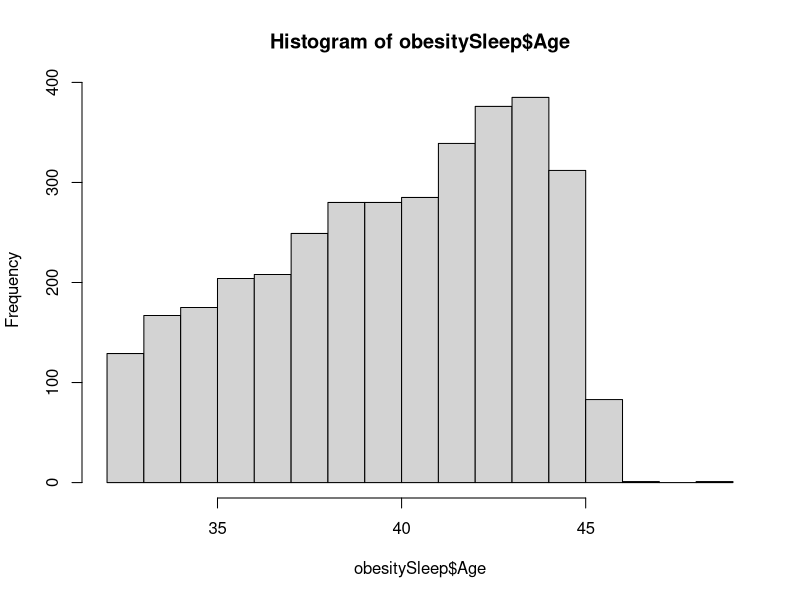
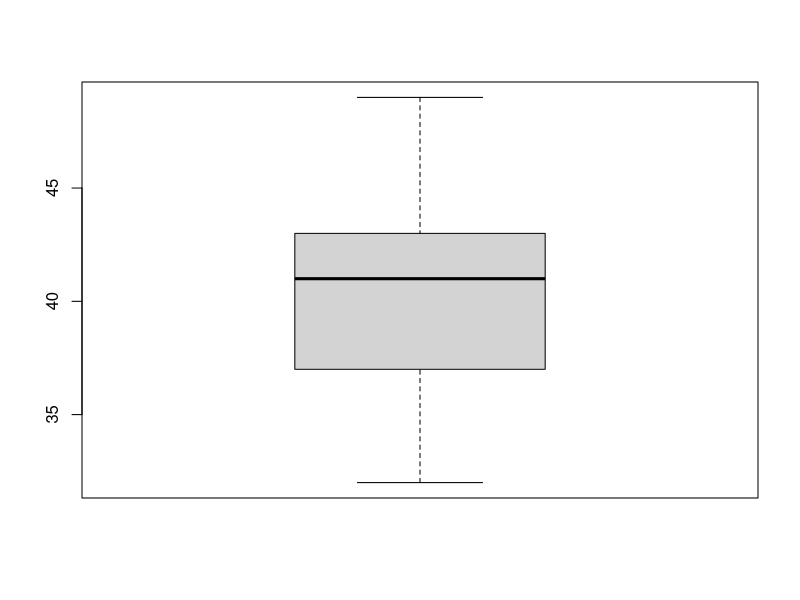
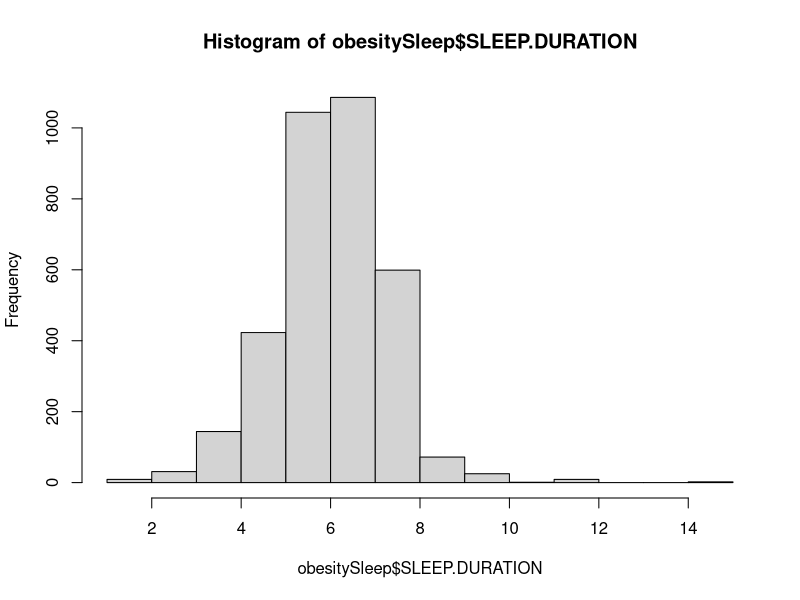
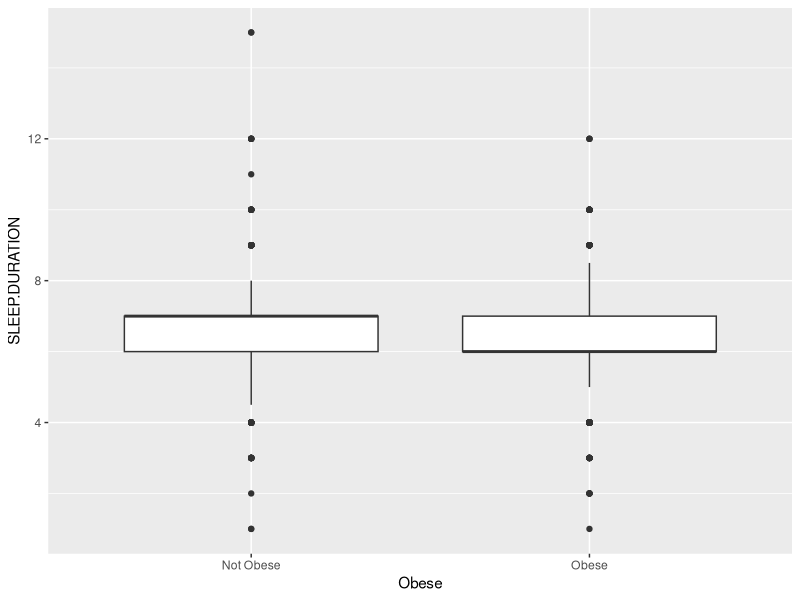
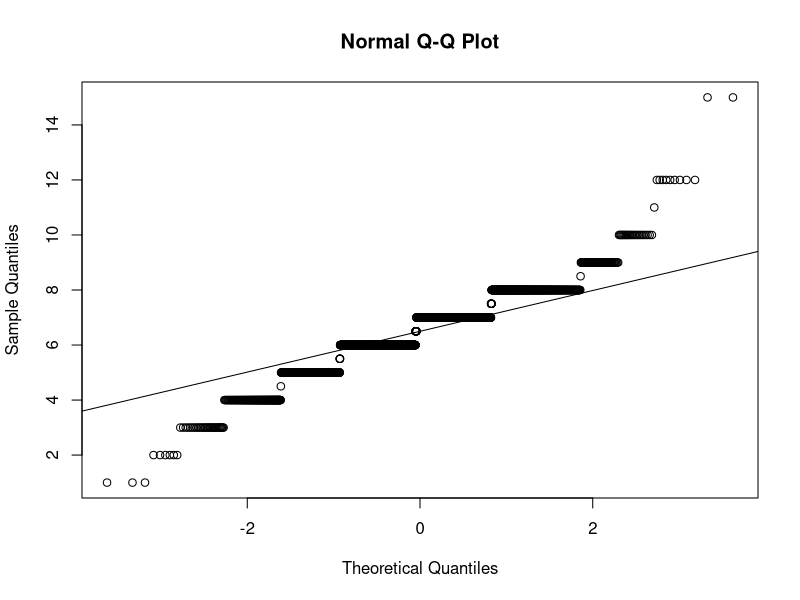
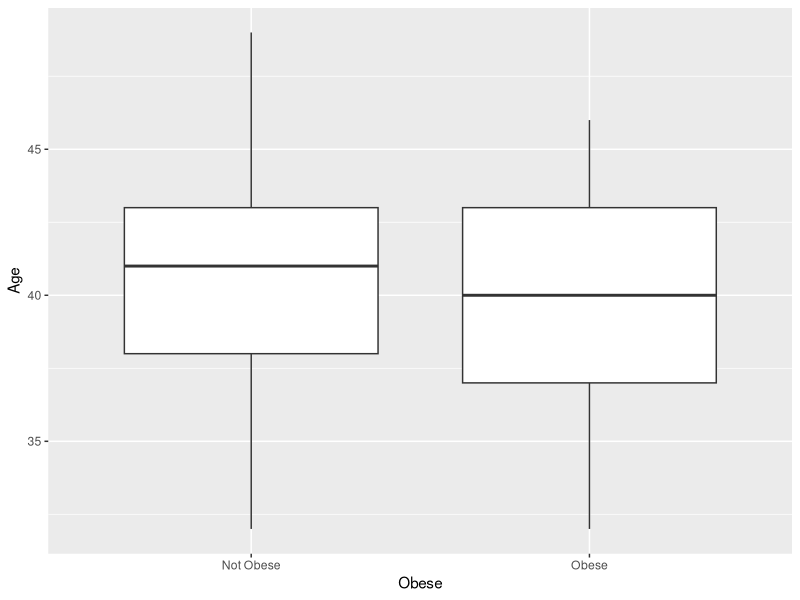
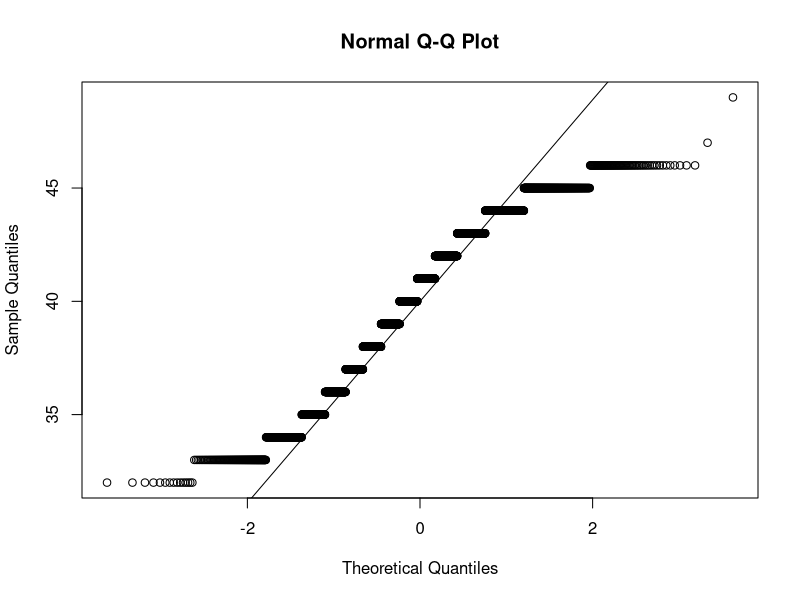

These charts were generated, in order, by the following R code:
library(ggplot2)

obesitySleep <- read.table("Obesity_Sleep.csv", sep=",", header=T)

##### Descriptive Stats for entire data set/sample
##### and by Obesity BMI categories

#AGE: in years
#RACE: 
#      0 = black not hispanic
#      1 = white not hispanic
#SLEEP QUALITY RATING:
#      1 = BAD
#      2 = OK
#      3 = GOOD
#SLEEP DURATION: average hours of sleep per day over the last month
#OBESITY:
#      0 = Not obese; BMI of 29.9 or less
#      1 = Obese; BMI >= 30.0

frequencyDistribution= function(dataSet, ascending=F)
{
  row.counts = table(dataSet)
  n = sum(row.counts)
  if (ascending) ord = order(-row.counts)
  else ord = 1:length(row.counts)
  data.frame(
    row.names = row.names(row.counts[ord]),
    Counts = as.vector(row.counts),
    Percents = 100*as.vector(row.counts[ord]/n),
    CumCount = cumsum(as.vector(row.counts[ord])),
    CumPercent = 100*cumsum(as.vector(row.counts[ord]))/n
  )
  
}


str(obesitySleep)

by(obesitySleep[,c(2,4,5,6,11)], obesitySleep$Obese, summary)


summary(obesitySleep[,c(2,4,5,6,11)])


lapply(obesitySleep[,c(2,6)], sd, na.rm=TRUE)

lapply(obesitySleep[,c(2,6)], IQR, na.rm=TRUE)

coefficient.of.variation.age <- sd(obesitySleep$Age, na.rm=TRUE) / mean(obesitySleep$Age, na.rm=TRUE)
hist(obesitySleep$Age)
age.boxplot <- boxplot(obesitySleep$Age)


coefficient.of.variation.sleepduration <- sd(obesitySleep$SLEEP.DURATION, na.rm=TRUE) / mean(obesitySleep$SLEEP.DURATION, na.rm=TRUE)
hist(obesitySleep$SLEEP.DURATION)

sleepdur.boxplot <- ggplot(obesitySleep) +
  aes(x = Obese, y = SLEEP.DURATION) +
  geom_boxplot()

sleepdur.boxplot

qqnorm(obesitySleep$SLEEP.DURATION)
# Draw the reference line:
qqline(obesitySleep$SLEEP.DURATION)

age.boxplot <- ggplot(obesitySleep) +
  aes(x = Obese, y = Age) +
  geom_boxplot()

age.boxplot

qqnorm(obesitySleep$Age)
# Draw the reference line:
qqline(obesitySleep$Age)









